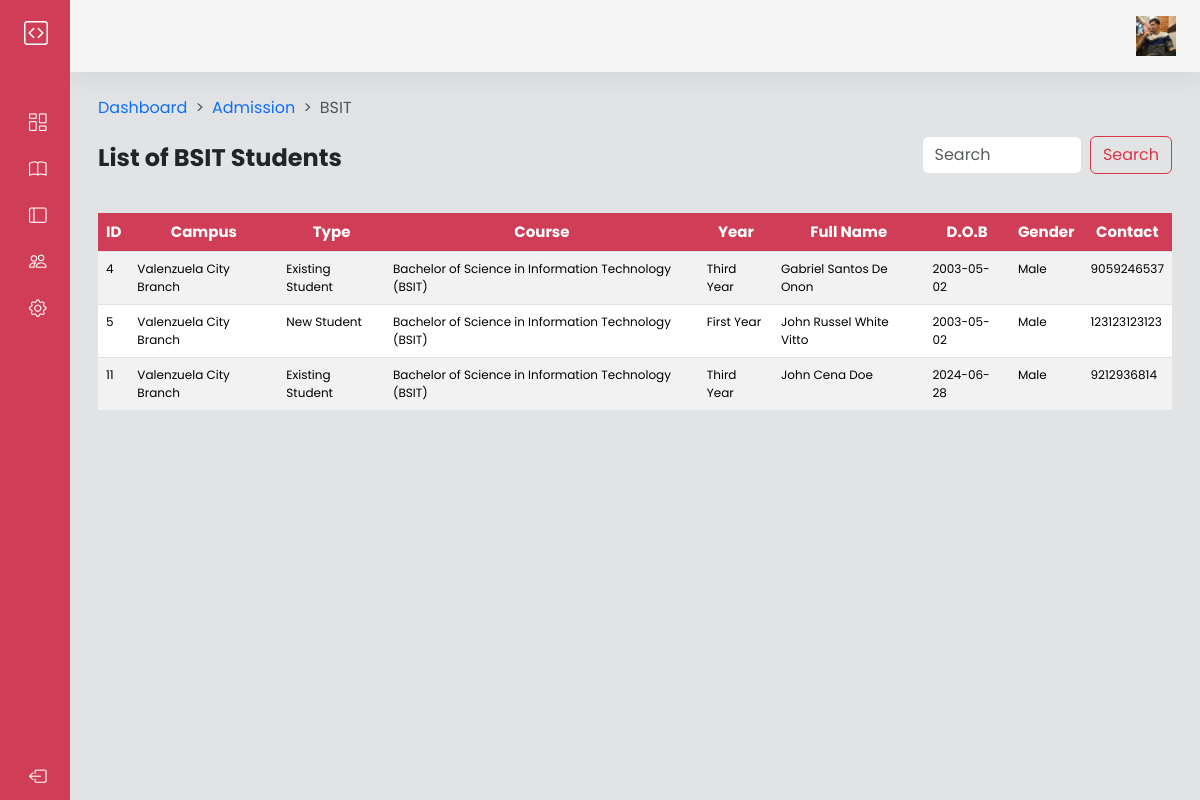
Page /ad-college-it.php on the committed database.
### tables this page shows
CREATE TABLE `users` (
  `ID` int(11) NOT NULL,
  `username` varchar(255) NOT NULL,
  `password` varchar(255) NOT NULL,
  `img` varchar(255) NOT NULL
);

CREATE TABLE `bsit` (
  `ID` int(11) NOT NULL,
  `Campus` varchar(255) NOT NULL,
  `Type` varchar(255) NOT NULL,
  `CourseStrand` varchar(255) NOT NULL,
  `Yeargrade` varchar(255) NOT NULL,
  `FirstName` varchar(255) NOT NULL,
  `MiddleName` varchar(255) NOT NULL,
  `LastName` varchar(255) NOT NULL,
  `DateofBirth` date NOT NULL,
  `Gender` varchar(255) NOT NULL,
  `Contact` bigint(20) NOT NULL,
  `EmailAddress` varchar(255) NOT NULL,
  `Address` varchar(255) NOT NULL
);

### ad-college-it.php (the view, shortened to what this page needs)
<?php
include 'config.php';
$sql = "SELECT ID, img FROM users";
$result1 = $conn->query($sql);
?>
<!DOCTYPE html>
<html lang="en">
  <head>
    <link
      href="https://cdn.jsdelivr.net/npm/bootstrap@5.3.3/dist/css/bootstrap.min.css"
      rel="stylesheet"
    />
    <link
      rel="stylesheet"
      href="https://cdn.jsdelivr.net/npm/bootstrap-icons@1.11.3/font/bootstrap-icons.min.css"
    />
    <link rel="stylesheet" href="ad-college-it.css" />
  </head>
  <body>
    <div class="wrapper">
      <aside id="sidebar">
        <div class="d-flex">
          <button id="toggle-btn" type="button">
            <i class="bi bi-code-square"></i>
          </button>
        </div>
        <ul class="sidebar-nav">
          <li class="sidebar-item">
            <a
              href="admin-dashboard.php"
              class="sidebar-link"
              data-bs-toggle="tooltip"
              data-bs-placement="right"
              title="Dashboard"
            >
              <i class="bi bi-columns-gap"></i>
            </a>
          </li>
          <li class="sidebar-item">
            <a
              href="#"
              class="sidebar-link has-dropdown collapsed"
              data-bs-toggle="collapse"
              data-bs-target="#news"
              aria-expanded="false"
              aria-controls="news"
              ><i class="bi bi-book"></i> <span>News</span></a
            >
          </li>
          <li class="sidebar-item">
            <a
              href="#"
              class="sidebar-link has-dropdown collapsed"
              data-bs-toggle="collapse"
              data-bs-target="#admission"
              aria-expanded="false"
              aria-controls="admission"
              ><i class="bi bi-layout-sidebar"></i> <span>Admission</span></a
            >
          </li>
          <li class="sidebar-item">
            <a href="instructors.php" class="sidebar-link">
              <i class="bi bi-people"></i>
            </a>
          </li>
          <li class="sidebar-item">
            <a href="settings.php" class="sidebar-link">
              <i class="bi bi-gear"></i>
            </a>
          </li>
        </ul>
        <div class="sidebar-footer">
          <a href="index.php" class="sidebar-link">
            <i class="bi bi-box-arrow-left"></i>
          </a>
        </div>
      </aside>
      <div class="main bg-secondary-subtle">
        <nav class="navbar navbar-expand px-4 py-3">
          <div class="navbar-collapse collapse">
            <ul class="navbar-nav ms-auto">
              <li class="nav-item dropdown">
                <a href="#" class="nav-icon pe-md-0" data-bs-toggle="dropdown">
                <?php
                  if ($result1->num_rows > 0) {
                      while ($row = $result1->fetch_assoc()) {
                          echo '<img src="images/' . $row["img"] . '"  class="avatar img-fluid" alt="" />';
                      }
                  } else {
                      echo "0 results";
                  }
                  ?>
                </a>
              </li>
            </ul>
          </div>
        </nav>
        <main class="content px-3 py-4">
          <div class="container-fluid">
            <div class="mb-3">
              <nav style="--bs-breadcrumb-divider: '>'" aria-label="breadcrumb">
                <nav aria-label="breadcrumb">
                  <ol class="breadcrumb">
                    <li class="breadcrumb-item">
                      <a href="admin-dashboard.php">Dashboard</a>
                    </li>
                    <li class="breadcrumb-item"><a href="#">Admission</a></li>
                    <li class="breadcrumb-item active" aria-current="page">
                      BSIT
                    </li>
                  </ol>
                </nav>
              </nav>
              <div class="row">
                <div class="col-lg-9 col-md-6">
                  <h3 class="fw-bold fs-4 my-2">List of BSIT Students</h3>
                </div>
                <div class="col-lg-3 col-md-6">
                  <form class="d-flex" role="search" method = "GET">
                    <input
                      class="form-control me-2"
                      type="search"
                      placeholder="Search"
                      name = "search"
                      aria-label="Search"
                    />
                    <button class="btn btn-outline-danger" type="submit">
                      Search
                    </button>
                  </form>
                </div>
              </div>
              <div class="row mt-4">
                <div class="col-lg-12 mt-2" style="overflow: auto" id="style-1">
                  <table class="table table-striped">
                    <thead>
                      <tr class="highlight fs-6">
                        <th scope="col">ID</th>
                        <th scope="col">Campus</th>
                        <th scope="col">Type</th>
                        <th scope="col">Course</th>
                        <th scope="col">Year</th>
                        <th scope="col">Full Name</th>
                        <th scope="col">D.O.B</th>
                        <th scope="col">Gender</th>
                        <th scope="col">Contact</th>
                      </tr>
                    </thead>
                    <tbody class="tbody">
                    <?php
    $query = "SELECT * FROM bsit";
    $result = $conn->query($query);
    if ($result->num_rows > 0) {
        while ($row = $result->fetch_assoc()) {
            $fullName = $row['FirstName'] . ' ' . $row['MiddleName'] . ' ' . $row['LastName'];
            echo '
            <tr>
                <td>' . $row['ID'] . '</td>
                <td>' . $row['Campus'] . '</td>
                <td>' . $row['Type'] . '</td>
                <td>' . $row['CourseStrand'] . '</td>
                <td>' . $row['Yeargrade'] . '</td>
                <td>' . $fullName . '</td>
                <td>' . $row['DateofBirth'] . '</td>
                <td>' . $row['Gender'] . '</td>
                <td>' . $row['Contact'] . '</td>
            </tr>
            ';
        }
    } else {
        echo '<tr><td colspan="10">No results found</td></tr>';
    }
?>
                    </tbody>
                  </table>
                </div>
              </div>
            </div>
          </div>
        </main>
      </div>
    </div>
  </body>
</html>

### ad-college-it.css (style rules this page uses)
a { text-decoration: none; }
li { list-style: none; }
body { font-family: "Poppins", sans-serif; }
.wrapper { display: flex; }
.main { display: flex; flex-direction: column; min-height: 100vh; width: 100%; overflow: hidden; transition: all 0.35s ease-in-out; background-color: #fff; min-width: 0; }
#sidebar { width: 70px; min-width: 70px; z-index: 1000; transition: all 0.25s ease-in-out; background-color: #d03d56; display: flex; flex-direction: column; }
#toggle-btn { background-color: transparent; cursor: pointer; border: 0; padding: 1rem 1.5rem; }
#toggle-btn i { font-size: 1.5rem; color: #fff; }
.sidebar-nav { padding: 2rem 0; flex: 1 1 auto; }
a.sidebar-link { padding: 0.625rem 1.625rem; color: #fff; display: block; font-size: 0.9rem; white-space: nowrap; border-left: 3px solid transparent; }
.sidebar-link i, .dropdown-item i { font-size: 1.1rem; margin-right: 0.75rem; }
.sidebar-item { position: relative; }
.navbar { background-color: #f5f5f5; box-shadow: 0 0 2rem rgba(33, 37, 41, 0.1); }
.navbar-expand .navbar-collapse { min-width: 150px; }
.avatar { height: 40px; width: 40px; }
tr.highlight th { font-size: 12px; background-color: #d03d56; color: #fff; }
.tbody { font-size: 12px; }
.content { flex: 1 1 auto; }
.table { height: 100px; width: 100%; }
.table th { text-align: center; font-size: 15px !important; }

### rows in the picture
users: img (picture)
bsit: ID "4", Campus "Valenzuela City Branch", Type "Existing Student", CourseStrand "Bachelor of Science in Information Technology (BSIT)", Yeargrade "Third Year", fullName "Gabriel Santos De Onon", DateofBirth "2003-05-02", Gender "Male", Contact "9059246537"
bsit: ID "5", Campus "Valenzuela City Branch", Type "New Student", CourseStrand "Bachelor of Science in Information Technology (BSIT)", Yeargrade "First Year", fullName "John Russel White Vitto", DateofBirth "2003-05-02", Gender "Male", Contact "123123123123"
bsit: ID "11", Campus "Valenzuela City Branch", Type "Existing Student", CourseStrand "Bachelor of Science in Information Technology (BSIT)", Yeargrade "Third Year", fullName "John Cena Doe", DateofBirth "2024-06-28", Gender "Male", Contact "9212936814"
